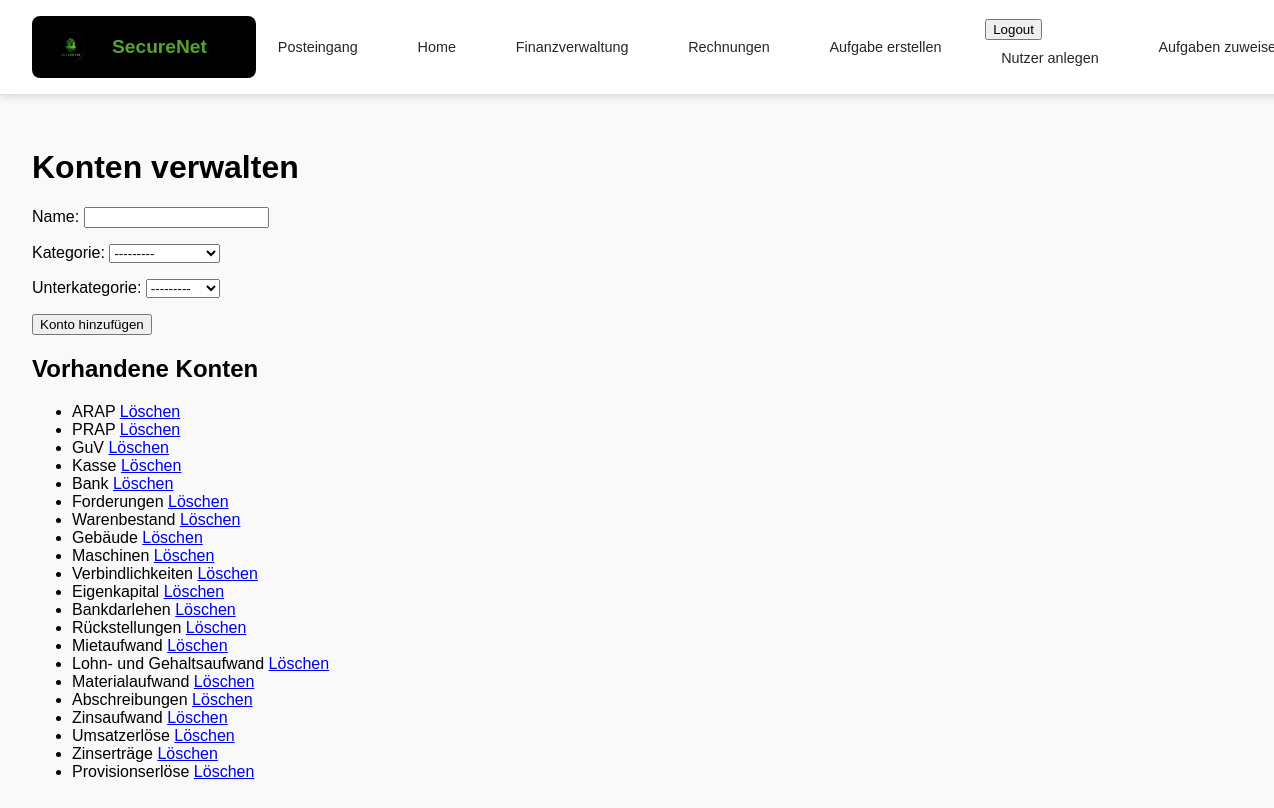
The app's page /posts/konten_verwalten/ (signed in), older data.
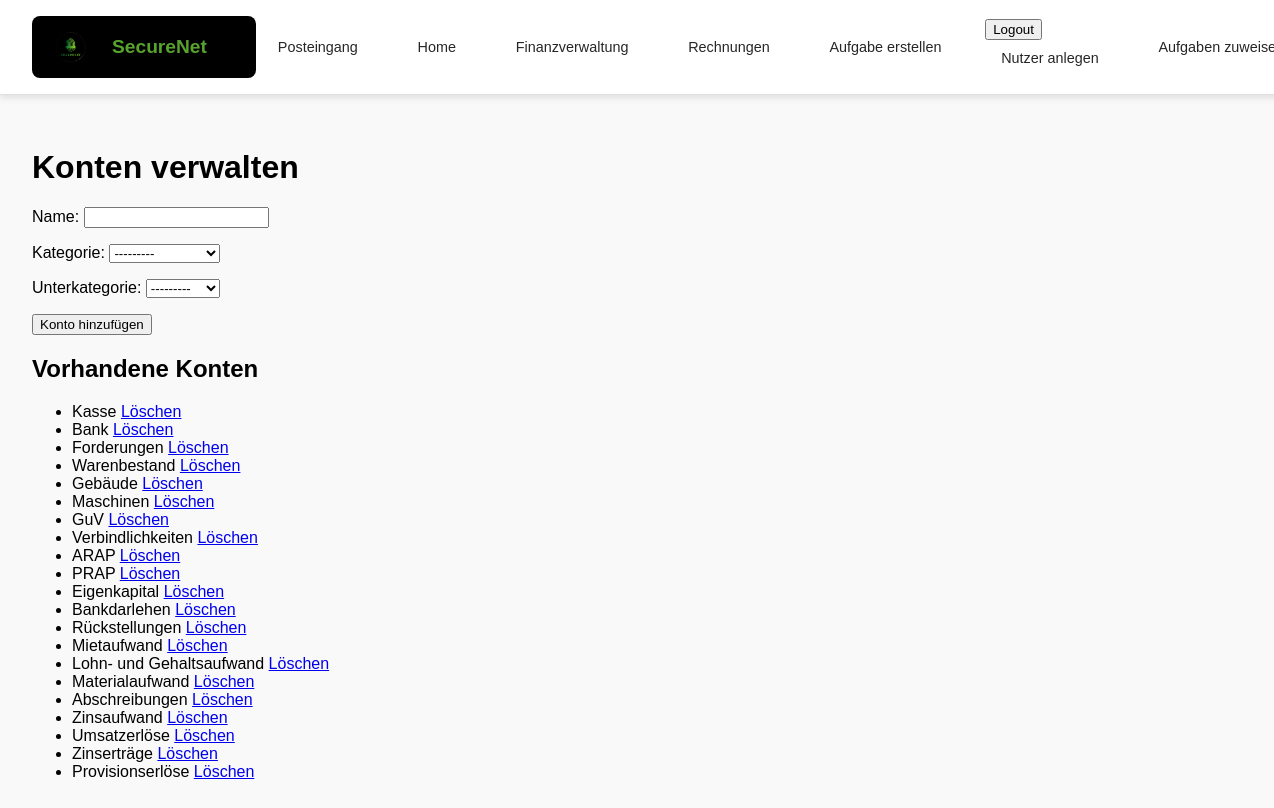
The same page, newer data.
### posts/models.py (models this page shows, shortened)
class Konto(models.Model):
    KATEGORIE_CHOICES = [
        ('Bestandskonto', 'Bestandskonto'),
        ('Erfolgskonto', 'Erfolgskonto'),
    ]
    UNTERKATEGORIE_CHOICES = [
        ('Aktiva', 'Aktiva'),
        ('Passiva', 'Passiva'),
        ('Aufwand', 'Aufwand'),
        ('Ertrag', 'Ertrag'),
    ]
    name = models.CharField(max_length=255, unique=True)
    kategorie = models.CharField(max_length=20, choices=KATEGORIE_CHOICES, blank=True, null=True)
    unterkategorie = models.CharField(max_length=20, choices=UNTERKATEGORIE_CHOICES, blank=True, null=True)
    eins = models.CharField(max_length=20, choices=UNTERKATEGORIE_CHOICES, blank=True, null=True)

### posts/views.py (the view)
    def _wrapped_view_func(request, *args, **kwargs):
        if request.user.is_authenticated and request.user.role == 'teacher':
            return view_func(request, *args, **kwargs)
        else:
            return HttpResponse(f'Fehlende Berechtigung <br><a href="{reverse("index")}">Zurück zur Startseite</a>')

### posts/forms.py (shortened to what this page needs)
class KontoForm(forms.ModelForm):
    class Meta:
        model = Konto
        fields = ['name', 'kategorie', 'unterkategorie']  # NEUE FELDER HINZUGEFÜGT
    def __init__(self, *args, **kwargs):
        super().__init__(*args, **kwargs)
        self.fields['unterkategorie'].queryset = Konto.objects.none()

### posts/views.py (called while the page is built)
def lehrkraft_required(view_func):
    def _wrapped_view_func(request, *args, **kwargs):
        if request.user.is_authenticated and request.user.role == 'teacher':
            return view_func(request, *args, **kwargs)
        else:
            return HttpResponse(f'Fehlende Berechtigung <br><a href="{reverse("index")}">Zurück zur Startseite</a>')
    return _wrapped_view_func

### posts/templates/posts/konten_verwalten.html (shortened to what this page needs)
{% extends 'master_layout.html' %}
{% block content %}
    <h1>Konten verwalten</h1>
    <form method="post">
        {{ form.as_p }}
        <button type="submit" class="btn btn-primary">Konto hinzufügen</button>
    </form>
    <h2>Vorhandene Konten</h2>
    <ul>
        {% for konto in konten %}
            <li>
                {{ konto.name }}
                <a href="{% url 'posts:konto_loeschen' konto.id %}" class="btn btn-danger" onclick="return confirm('Sind Sie sicher, dass Sie dieses Konto löschen möchten?')">Löschen</a>
            </li>
        {% endfor %}
    </ul>
{% endblock %}

Row changes from the older to the newer data that the page shows:
changed Konto "GuV": moves down the list
changed Konto "ARAP": moves down the list
changed Konto "PRAP": moves down the list
